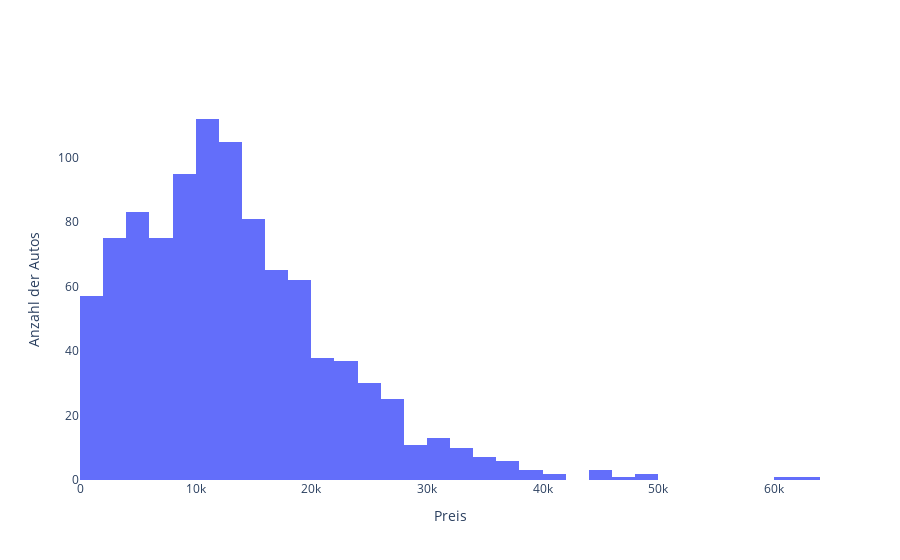

The notebook cell saved with this chart:
### Markdown cell above
Die Variable "price" wird im Folgenden primär betrachtet, da u.a. der Preis im späteren Modell prognostiziert werden soll. Aus diesem Grund wird auch für die Variable "price" ein Histogramm erstellt.

### Code cell
# Histogramm für die Variable "price"
fig = go.Figure(data=[go.Histogram(x=df_sample["price"])])
fig.update_layout(
    xaxis_title="Preis",
    yaxis_title="Anzahl der Autos",
    plot_bgcolor="white")
fig.show()

### Figure 1 — Plotly figure (JSON) as saved in the notebook; plotly's stock layout.template omitted (floating-point values rounded to 4 significant figures; data arrays with more than 128 entries replaced by an {"elided": "..."} marker saying what was removed)
{"data": [{"type": "histogram", "x": {"elided": "1000 int values"}}], "layout": {"plot_bgcolor": "white", "xaxis": {"title": {"text": "Preis"}}, "yaxis": {"title": {"text": "Anzahl der Autos"}}}}
